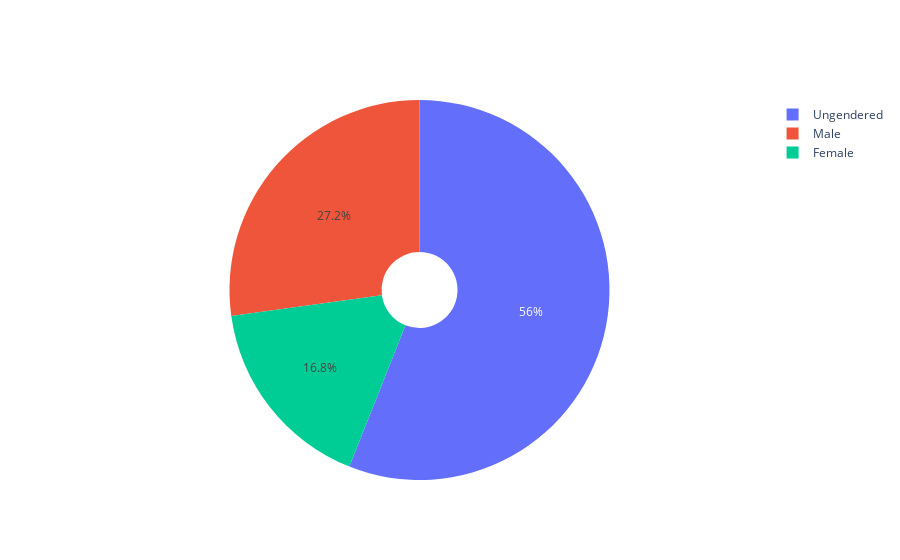

Notebook code cell kept with this figure:
### Code cell
fig1=go.Figure(data=[go.Pie(labels=df3['Gender'],values=df3['Count'],hole=.2)])
fig1.show()

### Figure 1 — Plotly figure (JSON) as saved in the notebook; plotly's stock layout.template omitted (floating-point values rounded to 4 significant figures)
{"data": [{"hole": 0.2, "labels": ["Male", "Female", "Ungendered"], "type": "pie", "values": [662, 409, 1364]}], "layout": {}}
